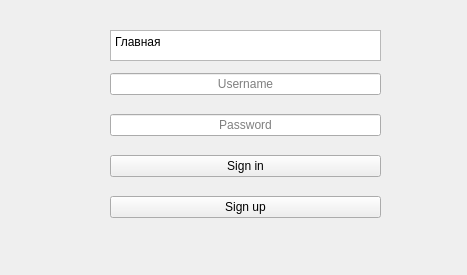
<?xml version="1.0" encoding="UTF-8"?>
<ui version="4.0">
 <class>Form</class>
 <widget class="QWidget" name="Form">
  <property name="geometry">
   <rect>
    <x>0</x>
    <y>0</y>
    <width>467</width>
    <height>275</height>
   </rect>
  </property>
  <property name="windowTitle">
   <string>Form</string>
  </property>
  <widget class="QWidget" name="layoutWidget">
   <property name="geometry">
    <rect>
     <x>110</x>
     <y>60</y>
     <width>271</width>
     <height>171</height>
    </rect>
   </property>
   <layout class="QVBoxLayout" name="verticalLayout">
    <item>
     <widget class="QLineEdit" name="lineEdit">
      <property name="text">
       <string/>
      </property>
      <property name="alignment">
       <set>Qt::AlignCenter</set>
      </property>
      <property name="placeholderText">
       <string>Username</string>
      </property>
     </widget>
    </item>
    <item>
     <widget class="QLineEdit" name="lineEdit_2">
      <property name="alignment">
       <set>Qt::AlignCenter</set>
      </property>
      <property name="placeholderText">
       <string>Password</string>
      </property>
     </widget>
    </item>
    <item>
     <widget class="QPushButton" name="pushButton">
      <property name="text">
       <string>Sign in</string>
      </property>
     </widget>
    </item>
    <item>
     <widget class="QPushButton" name="pushButton_2">
      <property name="text">
       <string>Sign up</string>
      </property>
     </widget>
    </item>
   </layout>
  </widget>
  <widget class="QPlainTextEdit" name="plainTextEdit">
   <property name="geometry">
    <rect>
     <x>110</x>
     <y>30</y>
     <width>271</width>
     <height>31</height>
    </rect>
   </property>
   <property name="plainText">
    <string>Главная</string>
   </property>
  </widget>
 </widget>
 <resources/>
 <connections/>
</ui>
